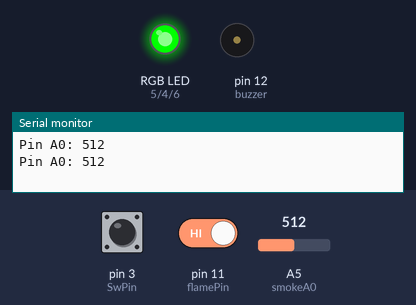
Bench run of a sketch on a simulated Arduino Uno, built with avr-gcc and run on an emulated ATmega328P. Shown: an RGB LED mixed from three pins (HIGH = lit), buzzer (waves = sounding, pin HIGH), the last lines printed to the serial monitor. Inputs (shaded band) come from the test bench; at power-on: A5 (smokeA0) = 512, pin 11 (flamePin) HIGH, pin 3 (SwPin) LOW.

Above: at 4.8 s.
4.9 s: A5 (smokeA0) set to 417
13.5 s: A5 (smokeA0) set to 392
At 17.3 s:
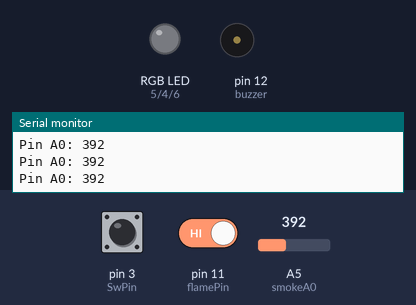
18.5 s: pin 11 (flamePin) driven LOW
At 19.3 s:
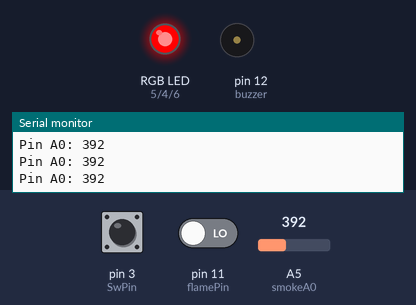
27.8 s: A5 (smokeA0) set to 410
At 28.9 s:
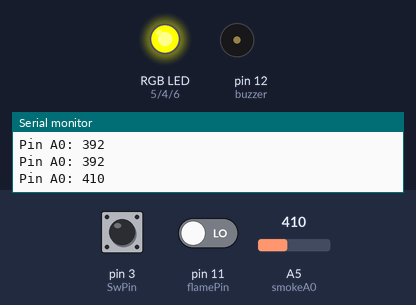
32.8 s: A5 (smokeA0) set to 390
At 34.0 s:
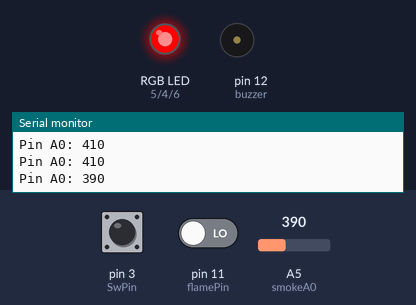
42.1 s: pin 11 (flamePin) driven HIGH
At 44.1 s:
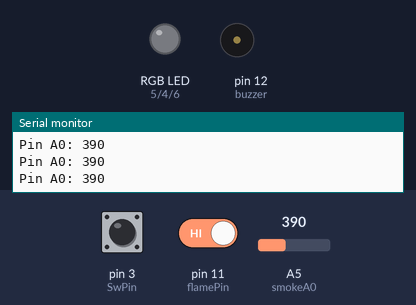
Timing chart, 0 to 45.6 s (numbered marks = the images above; inputs shaded):
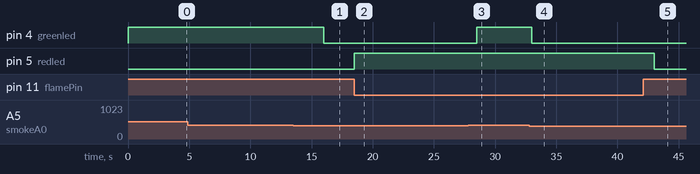

Measured:
- the behaviour switches between 401 and 400 on A5 (smokeA0) (found by bisection; images 0 and 1)
- after the input at 13.5 s, pin 4 (greenled): HIGH → LOW after 2.5 s
- after the input at 18.5 s, pin 5 (redled): LOW → HIGH at once
- after the input at 27.8 s, pin 4 (greenled): LOW → HIGH after 0.70 s
- after the input at 32.8 s, pin 4 (greenled): HIGH → LOW after 0.21 s
- after the input at 42.1 s, pin 5 (redled): HIGH → LOW after 0.91 s

The sketch:

NhungUpgrade.ino
```cpp
const int buzzer = 12;
const int flamePin = 11;
const int SwPin = 3;
int Flame = HIGH;
int greenled = 4;
int redled = 5;
int blueled = 6;
int smokeA0 = A5;
int sensorThres = 400;
int Gas = LOW;
int Fire = LOW;

void setup() {
  pinMode(greenled, OUTPUT);
  pinMode(redled, OUTPUT);
  pinMode(blueled, OUTPUT);
  pinMode(buzzer, OUTPUT);
  pinMode(smokeA0, INPUT);
  pinMode(flamePin, INPUT);
  pinMode(SwPin, INPUT);
  Serial.begin(9600);
}

void loop() {
  if (digitalRead(SwPin) == HIGH)
  {
    digitalWrite(greenled, HIGH);
    digitalWrite(buzzer, HIGH);
    digitalWrite(redled, HIGH);
    digitalWrite(blueled, LOW);
  }
  else
  {
    digitalWrite(greenled, LOW);
    digitalWrite(buzzer, LOW);
    digitalWrite(redled, LOW);
    digitalWrite(blueled, LOW);
  }
  int analogSensor = analogRead(smokeA0);
  Serial.print("Pin A0: ");
  Serial.println(analogSensor);
  if (analogSensor > sensorThres)
  {
    Gas = HIGH;
  }
  else
  {
    Gas = LOW;
  }
  Flame = digitalRead(flamePin);
  if (Flame== LOW)
  {
    Fire = HIGH;
  }
  else
  {
    Fire = LOW;
  }
  if (Gas == HIGH && Fire == HIGH)
  {

    digitalWrite(redled, HIGH);
    digitalWrite(greenled,HIGH);
    digitalWrite(blueled, LOW);
    delay(500);
    digitalWrite(buzzer, HIGH);
  }
  else
  {
    if (Gas == HIGH && Fire == LOW)
    {
      digitalWrite(greenled, HIGH);
      digitalWrite(redled, LOW);
      digitalWrite(blueled, LOW);
      for(int Alert = 0; Alert <4; Alert++)
        {
          delay(1000);
          if(Alert == 3)
          {
            digitalWrite(buzzer, HIGH);
            digitalWrite(redled, HIGH);
            digitalWrite(blueled,LOW);
          }
        }
    }
    else
    {
      if (Gas == LOW && Fire == HIGH)
      {
       digitalWrite(greenled, LOW);
       digitalWrite(redled, HIGH);
       digitalWrite(blueled, LOW);
       for(int Alert = 0; Alert <5; Alert++)
        {
          delay(1000);
          if(Alert == 4)
          {
            digitalWrite(buzzer, HIGH);
            digitalWrite(redled, HIGH);
            digitalWrite(blueled,LOW);
          }
        }
      }
      else
      {
        digitalWrite(greenled, LOW);
        digitalWrite(buzzer, LOW);
        digitalWrite(redled, LOW);
        digitalWrite(blueled, HIGH);
      }
    }
  }
}
```
